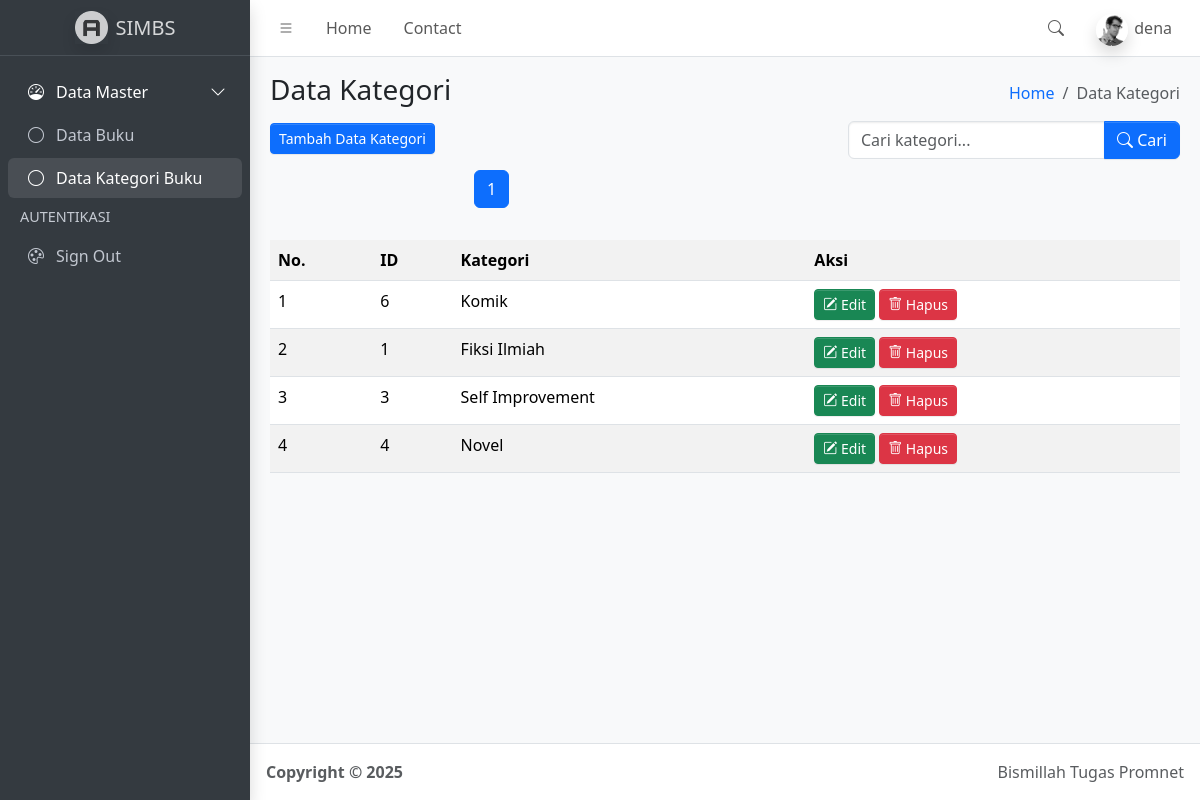
The app's page /kategori.php (signed in) with its own data.
### tables this page shows
CREATE TABLE `kategori` (
  `id` int(50) NOT NULL,
  `kategori` varchar(100) NOT NULL,
  `tanggal_input` timestamp NOT NULL DEFAULT current_timestamp()
);

### function.php (called while the page is built, shortened)
<?php
$conn = mysqli_connect("localhost", "root", "", "SIMBS");
function query($query)
{
    global $conn;
    $result = mysqli_query($conn, $query);
    $rows = [];
    while ($row = mysqli_fetch_assoc($result)) {
        $rows[] = $row;
    }
    return $rows;
}
?>

### kategori.php (the view, shortened to what this page needs)
<?php
require("function.php");
$jumlahDataPerHalaman = 5;
$halamanAktif = (isset($_GET["halaman"])) ? $_GET["halaman"] : 1;
$awalData = ($jumlahDataPerHalaman * $halamanAktif) - $jumlahDataPerHalaman;
if (isset($_GET['keyword']) && !empty($_GET['keyword'])) {
  $keyword = $_GET['keyword'];
  $queryStr = "SELECT * FROM kategori
                    WHERE
                    (kategori LIKE '%$keyword%' OR id LIKE '%$keyword%')
                    ORDER BY tanggal_input DESC";
  $kategori_all = query($queryStr);
  $jumlahData = count($kategori_all);
  $kategori = query($queryStr . " LIMIT $awalData, $jumlahDataPerHalaman");
} else {
  $jumlahData = count(query("SELECT * FROM kategori"));
  $kategori = query("SELECT * FROM kategori ORDER BY tanggal_input DESC LIMIT $awalData, $jumlahDataPerHalaman");
}
$jumlahHalaman = ceil($jumlahData / $jumlahDataPerHalaman);
?>
<!doctype html>
<html lang="en">
<head>
  <link rel="stylesheet" href="https://cdn.jsdelivr.net/npm/@fontsource/source-sans-3@5.0.12/index.css"
 media="print"
    onload="this.media='all'" />
  <link rel="stylesheet" href="https://cdn.jsdelivr.net/npm/overlayscrollbars@2.11.0/styles/overlayscrollbars.min.css"
 />
  <link rel="stylesheet" href="https://cdn.jsdelivr.net/npm/bootstrap-icons@1.13.1/font/bootstrap-icons.min.css"
 />
  <link rel="stylesheet" href="dist/css/adminlte.min.css" />
  <link rel="stylesheet" href="https://cdn.jsdelivr.net/npm/apexcharts@3.37.1/dist/apexcharts.css"
 />
  <link rel="stylesheet" href="https://cdn.jsdelivr.net/npm/jsvectormap@1.5.3/dist/css/jsvectormap.min.css"
 />
</head>
<body class="layout-fixed sidebar-expand-lg bg-body-tertiary">
  <div class="app-wrapper">
    <nav class="app-header navbar navbar-expand bg-body">
      <div class="container-fluid">
        <ul class="navbar-nav">
          <li class="nav-item">
            <a class="nav-link" data-lte-toggle="sidebar" href="#" role="button">
              <i class="bi bi-list"></i>
            </a>
          </li>
          <li class="nav-item d-none d-md-block">
            <a href="#" class="nav-link">Home</a>
          </li>
          <li class="nav-item d-none d-md-block">
            <a href="#" class="nav-link">Contact</a>
          </li>
        </ul>
        <ul class="navbar-nav ms-auto">
          <li class="nav-item">
            <a class="nav-link" data-widget="navbar-search" href="#" role="button">
              <i class="bi bi-search"></i>
            </a>
          </li>
          <li class="nav-item dropdown user-menu">
            <a href="#" class="nav-link dropdown-toggle" data-bs-toggle="dropdown">
              <img src="dist/assets/img/user2-160x160.jpg" class="user-image rounded-circle shadow" alt="User Image" />
              <span class="d-none d-md-inline"><?= $_SESSION['username']; ?>
              </span>
            </a>
          </li>
        </ul>
      </div>
    </nav>
    <aside class="app-sidebar bg-body-secondary shadow" data-bs-theme="dark">
      <div class="sidebar-brand">
        <a href="index.php" class="brand-link">
          <img src="dist/assets/img/AdminLTELogo.png" alt="AdminLTE Logo" class="brand-image opacity-75 shadow" />
          <span class="brand-text fw-light"> SIMBS</span>
        </a>
      </div>
      <div class="sidebar-wrapper">
        <nav class="mt-2">
          <ul class="nav sidebar-menu flex-column" data-lte-toggle="treeview" role="navigation"
            aria-label="Main navigation" data-accordion="false" id="navigation">
            <li class="nav-item menu-open">
              <a href="#" class="nav-link active">
                <i class="nav-icon bi bi-speedometer"></i>
                <p>
                  Data Master
                </p>
              </a>
              <ul class="nav nav-treeview">
                <li class="nav-item">
                  <a href="index.php" class="nav-link">
                    <i class="nav-icon bi bi-circle"></i>
                    <p>Data Buku </p>
                  </a>
                </li>
                <li class="nav-item">
                  <a href="kategori.php" class="nav-link active">
                    <i class="nav-icon bi bi-circle"></i>
                    <p>Data Kategori Buku</p>
                  </a>
                </li>
              </ul>
            </li>
            <li class="nav-header">AUTENTIKASI</li>
            <li class="nav-item">
              <a href="logout.php" class="nav-link">
                <i class="nav-icon bi bi-palette"></i>
                <p>Sign Out</p>
              </a>
            </li>
          </ul>
        </nav>
      </div>
    </aside>
    <main class="app-main">
      <div class="app-content-header">
        <div class="container-fluid">
          <div class="row">
            <div class="col-sm-6">
              <h3 class="mb-3">Data Kategori</h3>
              <a href="tambah_kategori.php">
                <button class="btn-sm btn btn-primary">Tambah Data Kategori</button>
              </a>
              <nav aria-label="Page navigation example">
                <nav class="d-flex justify-content-center mt-3">
                  <ul class="pagination">
                    <?php for ($i = 1; $i <= $jumlahHalaman; $i++): ?>
                        <?php if ($i == $halamanAktif): ?>
                            <li class="page-item active">
                              <a class="page-link" href="?halaman=<?= $i; ?>"><?= $i; ?></a>
                            </li>
                        <?php else: ?>
                            <li class="page-item">
                              <a class="page-link" href="?halaman=<?= $i; ?>"><?= $i; ?></a>
                            </li>
                        <?php endif; ?>
                    <?php endfor; ?>
                  </ul>
                </nav>
            </div>
            <div class="col-sm-6 d-flex flex-column align-items-end">
              <ol class="breadcrumb">
                <li class="breadcrumb-item"><a href="#">Home</a></li>
                <li class="breadcrumb-item active" aria-current="page">Data Kategori</li>
              </ol>
              <form class="mt-2" method="GET">
                <div class="input-group">
                  <input type="text" class="form-control" name="keyword" placeholder="Cari kategori...">
                  <button class="btn btn-primary" type="submit">
                    <i class="bi bi-search"></i> Cari
                  </button>
                </div>
              </form>
            </div>
          </div>
        </div>
      </div>
      <div class="app-content">
        <div class="container-fluid">
          <div class="row">
            <div class="col">
              <table class="table table-striped table-hover">
                <tr>
                  <th>No.</th>
                  <th>ID</th>
                  <th>Kategori</th>
                  <th>Aksi</th>
                </tr>
                <?php $no = 1 ?>
                <?php foreach ($kategori as $data): ?>
                    <tr>
                      <td> <?= $no ?> </td>
                      <td> <?= $data['id'] ?> </td>
                      <td> <?= $data['kategori'] ?> </td>
                      <td>
                        <a href="ubah_kategori.php?id=<?= $data['id']; ?>" class="btn btn-sm btn-success"><i class="bi bi-pencil-square"></i> Edit</a>
                        <a href="hapus_kategori.php?id=<?= $data['id']; ?>" onclick="return confirm('yakin?');" class="btn btn-sm btn-danger"><i class="bi bi-trash"></i> Hapus</a>
                      </td>
                    </tr>
                    <?php $no++; ?>
                <?php endforeach; ?>
              </table>
            </div>
          </div>
        </div>
      </div>
    </main>
    <footer class="app-footer">
      <div class="float-end d-none d-sm-inline">Bismillah Tugas Promnet</div>
      <strong>
        Copyright &copy; 2025&nbsp;
      </strong>
    </footer>
  </div>
</body>
</html>

### records on screen
kategori: id "6", kategori "Komik"
kategori: id "1", kategori "Fiksi Ilmiah"
kategori: id "3", kategori "Self Improvement"
kategori: id "4", kategori "Novel"

### other values on screen
$_SESSION['username'] "dena"
